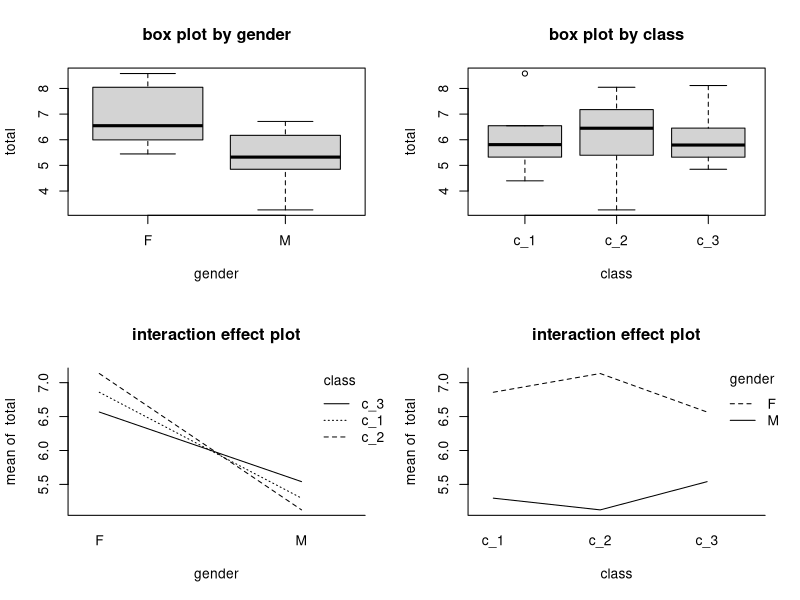

The R script that drew this image:
## two-way anova
 

gender <- as.factor(c(rep("M", 9), rep("F", 9)))

class <- c("c_1", "c_1", "c_1", "c_2", "c_2", "c_2", "c_3", "c_3", "c_3")

class <- as.factor(c(rep(class, 2)))
 
s1 <- rnorm( 9, mean=5, sd=1) 
s2 <- rnorm( 9, mean=7, sd=1) 
total <- c(s1,s2)

# c(71, 77, 78, 76, 77, 78, 71, 70, 69, 76, 76, 80, 79, 78, 77, 71, 71, 70)
 
# summary statistics
score <- data.frame(gender, class, total)

# install.packages("doBy")

library(doBy)

summaryBy(total ~ gender, data=score, FUN = c(mean, sd, min, max))

summaryBy(total ~ class, data=score, FUN = c(mean, sd, min, max))

summary(total, data=score)


# box plot and interaction plot
par(mfrow = c(2, 2))

plot(total ~ gender, main="box plot by gender")
plot(total ~ class, main="box plot by class")
interaction.plot(gender, class, total, bty='l', main="interaction effect plot")
interaction.plot(class, gender, total, bty='l', main="interaction effect plot")

# two-way ANOVA : aov()

fit = aov( total ~ gender + class + gender:class)
summary(fit)

str(fit)
